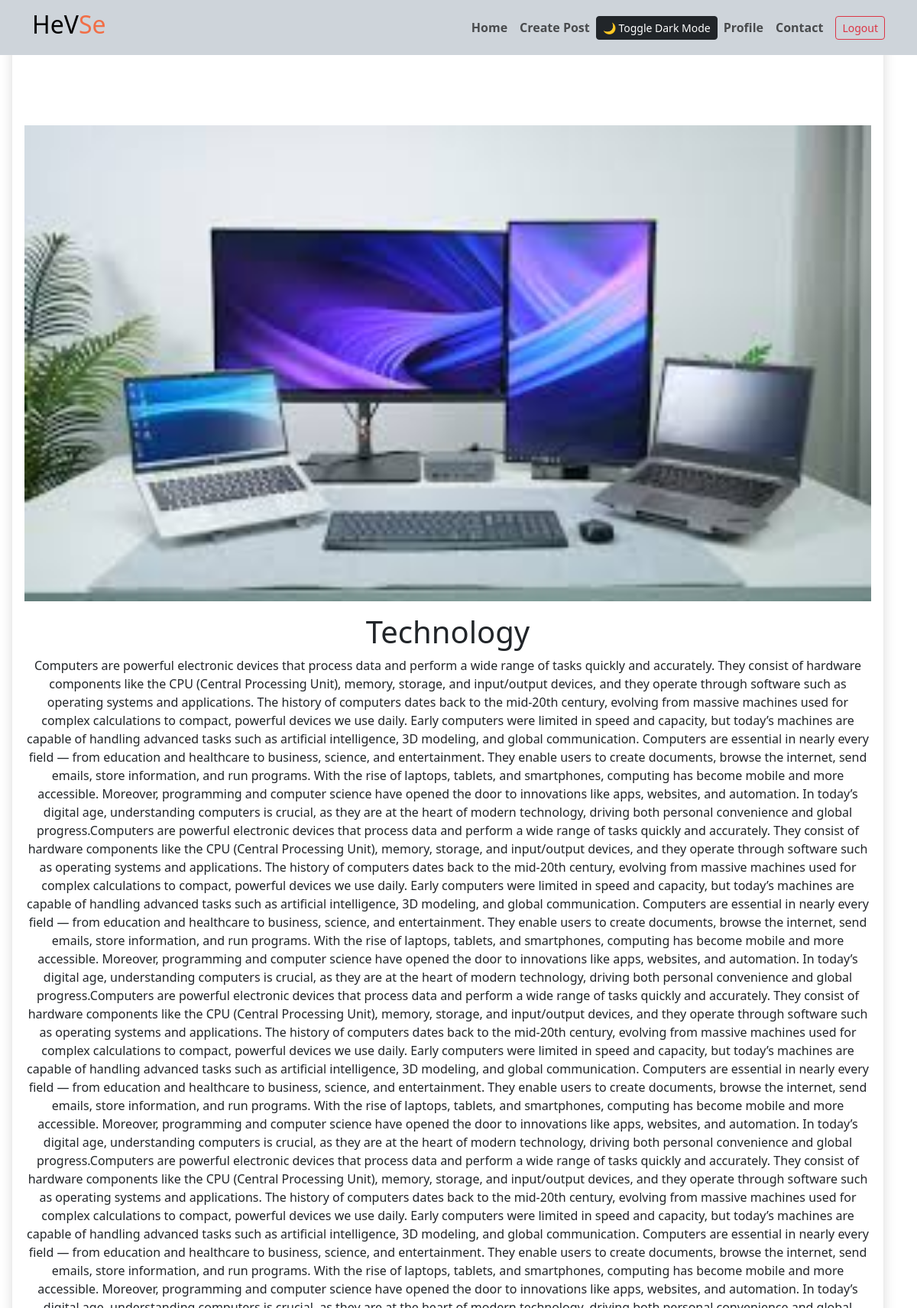
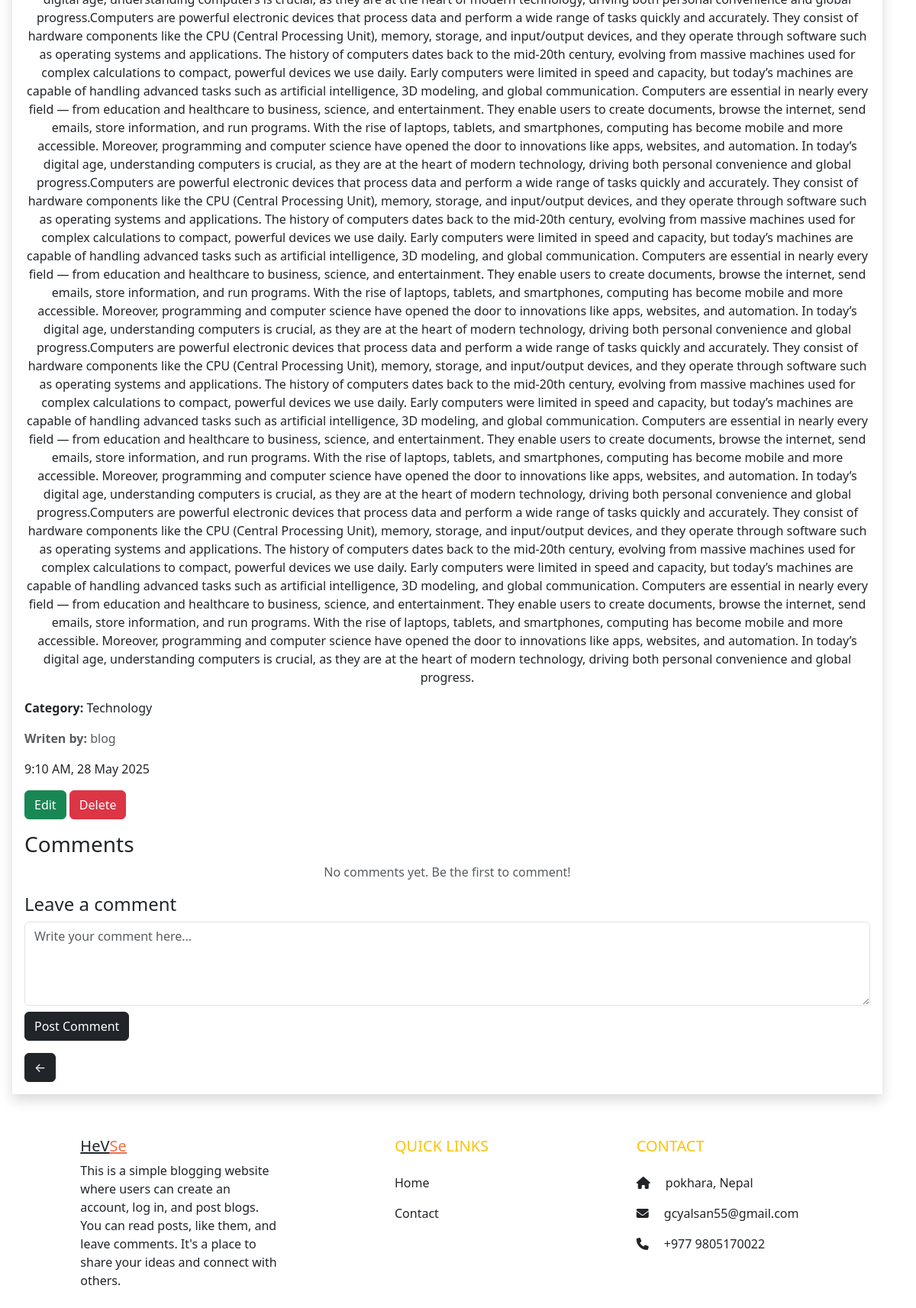
Page /article/43/ (signed in) on the committed database (2 pictures, top to bottom).
### blog/models.py (models this page shows, shortened)
class Article(models.Model):
    title = models.CharField(max_length=200)
    content = models.TextField()
    author = models.ForeignKey(User, on_delete=models.CASCADE)
    date = models.DateTimeField(auto_now_add=True)
    image = models.ImageField(upload_to='blog_images/', blank=True, null=True)
    category = models.ForeignKey(Category, on_delete=models.CASCADE, related_name='Article')
    likes = models.ManyToManyField(User, related_name='liked_articles', blank=True)

class Category(models.Model):
    name =models.CharField(max_length=100)
    def __str__(self):
        return self.name

### blog/views.py (the view)
# urls.py: path('article/<int:pk>/', views.article_detail, name='article_detail'),
def article_detail(request, pk):
    article = get_object_or_404(Article, pk=pk)
    is_author = request.user.is_authenticated and request.user == article.author
    comments = article.comments.all().order_by('-date_posted')
    if request.method == "POST":
        if is_author and request.headers.get('x-requested-with') == 'XMLHttpRequest':
            if request.POST.get('delete'):
                article.delete()
                return JsonResponse({'status': 'deleted'})
            form = ArticleForm(request.POST, instance=article)
            if form.is_valid():
                form.save()
                return JsonResponse({'status': 'success'})
            else:
                return JsonResponse({'status': 'error', 'errors': form.errors})
        elif request.user.is_authenticated:
            comment_content = request.POST.get('comment', '').strip()
            parent_id = request.POST.get('parent_id')
            if comment_content:
                parent_comment = None
                if parent_id:
                    try:
                        parent_comment = Comment.objects.get(id=parent_id, article=article)
                    except Comment.DoesNotExist:
                        parent_comment = None
                if parent_comment and request.user == article.author:
                    Comment.objects.create(
                        article=article,
                        author=request.user,
                        content=comment_content,
                        parent=parent_comment
                    )
                elif not parent_comment:
                    Comment.objects.create(
                        article=article,
                        author=request.user,
                        content=comment_content
                    )
                return redirect('article_detail', pk=pk)
    else:
        form = ArticleForm(instance=article) if is_author else None
    return render(request, 'article_detail.html', {
        'article': article,
        'form': form,
        'is_author': is_author,
        'comments': comments
    })

### blog/forms.py
class ArticleForm(forms.ModelForm):
    class Meta:
        model = Article
        fields = ['title', 'content', 'category']

### Templates/article_detail.html (shortened to what this page needs)
{% load static %}
 <!DOCTYPE html>
<html lang="en">
<head>
  <link href="https://cdn.jsdelivr.net/npm/bootstrap@5.3.0/dist/css/bootstrap.min.css" rel="stylesheet" />
 <link rel="stylesheet" href='{% static 'style.css' %}'>
</head>
<body>
<div>
 {%include 'header.html'%}
<section class="d-flex">
  <div class="container mt-5 m-3 shadow p-3 mb-4 bg-white">
    <div id="viewContent">
      <div class="#">
        {% if article.image %}
          <img src="{{ article.image.url }}" alt="Post Image" class="" style="width: 100%; margin-top:100px">
        {% endif %}
      </div>
      <h1 class=" text-center mt-3">{{ article.title }}</h1>
      <p class=" text-center">{{ article.content }}</p>
      <p class=""><strong>Category: </strong> {{ article.category.name }}</p>
      <p class="text-muted color-black "><strong> Writen by:</strong> {{ article.author }}</p>
 <p>
      {% load tz %}
          {% timezone "Asia/Kathmandu" %}
            {{ article.date|date:"g:i A, d M Y" }}
          {% endtimezone %}
        </p>
      {% if user == article.author %}
        <button class="btn btn-success " onclick="toggleEdit()">Edit</button>
        <button type="button" class="btn btn-danger" data-bs-toggle="modal" data-bs-target="#deleteModal">Delete</button>
      {% endif %}
    </div>
<h3>Comments</h3>
<div class="comments-list">
  {% for comment in comments %}
    {% if not comment.parent %}
      <div class="mb-3 ">
        <div class="card-body">
          <div class="d-flex justify-content-between align-items-start">
            <div>
              <h6 class="card-title mb-1">{{ comment.author.username }}</h6>
              <p class="card-text mb-1">{{ comment.content }}</p>
              <small class="text-muted">{{ comment.date_posted|date:"d M Y H:i" }}</small>
            </div>
            {% if user == comment.author %}
              <form method="POST" action="{% url 'delete_comment' comment.id %}" class="ms-3">
                {% csrf_token %}
                <button type="submit" class="btn btn-sm btn-danger" onclick="return confirm('Delete this comment?');">
                  Delete
                </button>
              </form>
            {% endif %}
          </div>
          <hr>
          {% if user.is_authenticated %}
            <button class="btn btn-sm btn-link p-0 mt-2 reply-toggle" data-comment-id="{{ comment.id }}">
              Reply
            </button>
            <form method="POST" action="" class="reply-form mt-2" id="reply-form-{{ comment.id }}" style="display:none;">
              {% csrf_token %}
              <textarea name="comment" rows="2" class="form-control mb-2" placeholder="Write your reply..."></textarea>
              <div class="d-flex justify-content-end">
                <button type="submit" class="btn btn-sm btn-primary">Post Reply</button>
              </div>
            </form>
          {% endif %}
          <div class="replies mt-3 ps-4 ">
            {% for reply in comment.replies.all %}
              <div class="card mb-2 reply-card">
                <div class="card-body">
                  <div class="d-flex justify-content-between align-items-start">
                    <div>
                      <h6 class="card-title mb-1">{{ reply.author.username }}</h6>
                      <p class="card-text mb-1">{{ reply.content }}</p>
                      <small class="text-muted">{{ reply.date_posted|date:"d M Y H:i" }}</small>
                    </div>
                    {% if user == reply.author %}
                      <form method="POST" action="{% url 'delete_comment' reply.id %}" class="ms-3">
                        {% csrf_token %}
                        <button type="submit" class="btn btn-sm " onclick="return confirm('Delete this reply?');">
                          Delete
                        </button>
                      </form>
                    {% endif %}
                  </div>
                  {% if user.is_authenticated %}
                    <button class="btn btn-sm btn-link p-0 mt-2 reply-toggle" data-comment-id="{{ reply.id }}">
                      Reply
                    </button>
                    <form method="POST" action="" class="reply-form mt-2" id="reply-form-{{ reply.id }}" style="display:none;">
                      {% csrf_token %}
                      <textarea name="comment" rows="2" class="form-control mb-2" placeholder="Write your reply..."></textarea>
                      <div class="d-flex justify-content-end">
                        <button type="submit" class="btn btn-sm btn-primary">Post Reply</button>
                      </div>
                    </form>
                  {% endif %}
                </div>
              </div>
            {% endfor %}
          </div>
        </div>
      </div>
    {% endif %}
  {% empty %}
    <p class="text-center text-muted">No comments yet. Be the first to comment!</p>
  {% endfor %}
</div>
{% if user.is_authenticated %}
  <h4>Leave a comment</h4>
  <form method="POST" action="">
    <textarea name="comment" rows="4" class="form-control" placeholder="Write your comment here..."></textarea>
    <button type="submit" class="btn btn-dark mt-2">Post Comment</button>
  </form>
{% else %}
  <p><a href="{% url 'login' %}?next={{ request.path }}">Log in</a> to leave a comment.</p>
{% endif %}
    <a href="{% url 'homepage' %}" class="btn	 btn-dark mt-3">← </a>
  </div>
</section>
</div>
  {% include "footer.html" %}
</body>
</html>

### rows in the picture
Article: image (picture), title "Technology", content "Computers are powerful electronic devices that process data and perform a wide range of tasks quickly and accurately. They consist of hardware components like the CPU (Central Processing Unit), memory, storage, and input/output devices, and they operate through software such as operating systems and applications. The history of computers dates back to the mid-20th century, evolving from massive machines used for complex calculations to compact, powerful devices we use daily. Early computers were limited in speed and capacity, but today’s machines are capable of handling advanced tasks such as artificial intelligence, 3D modeling, and global communication. Computers are essential in nearly…", category.name "Technology", author "blog", date "9:10 AM, 28 May 2025"
